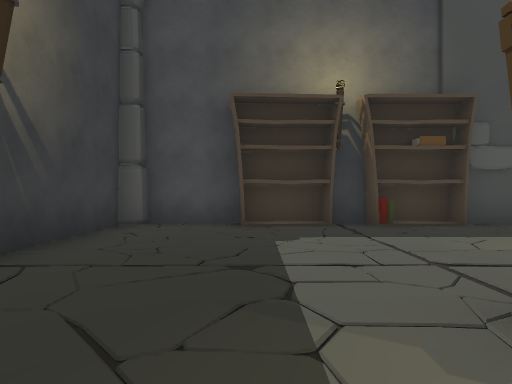
view 1 (above)

18 first-person views from a walk through a Unity game level. The camera is 1.2 m above the floor, looks level and sees 70° across. The floor is counted in squares, 2 m on a side. Each view is taken from the middle of a square. On the plan, view 1 faces up. The plan holds only what a view shows up to about 10 squares ahead; the rest is blank. Door leaves are left out, so doorways stand open.

view 2
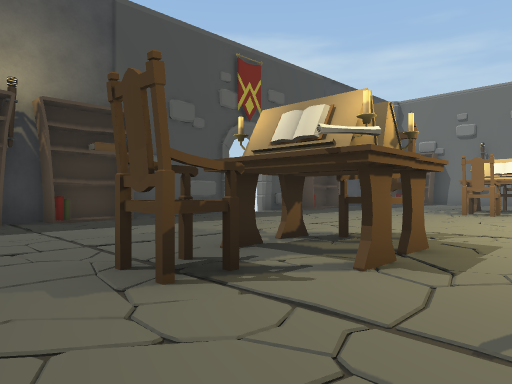

view 3
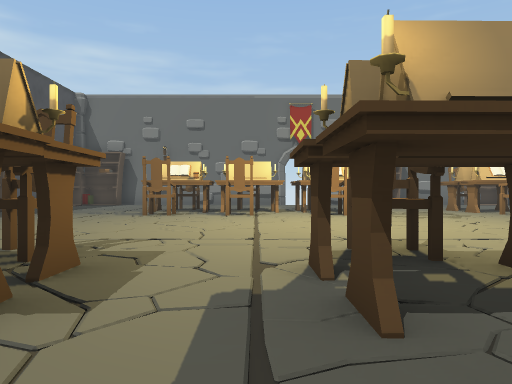

view 4
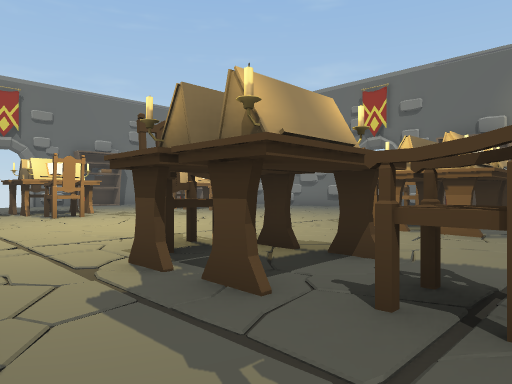

view 5
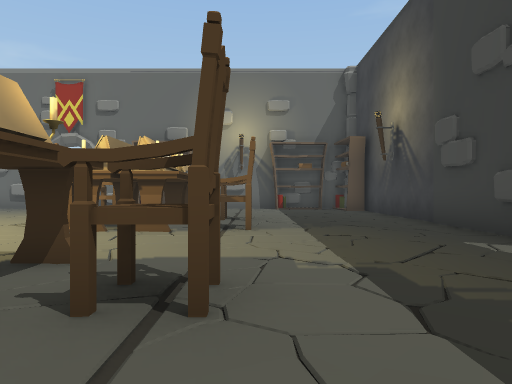

view 6
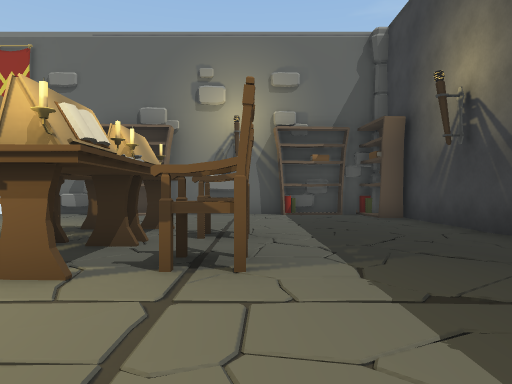

view 7
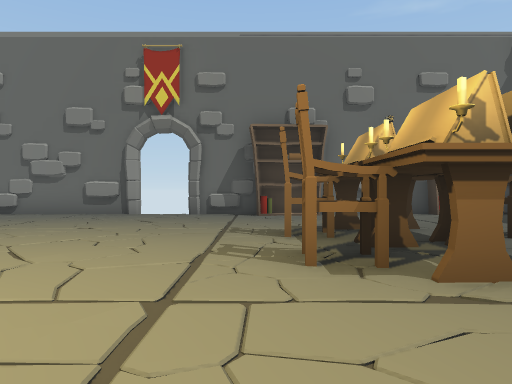

view 8
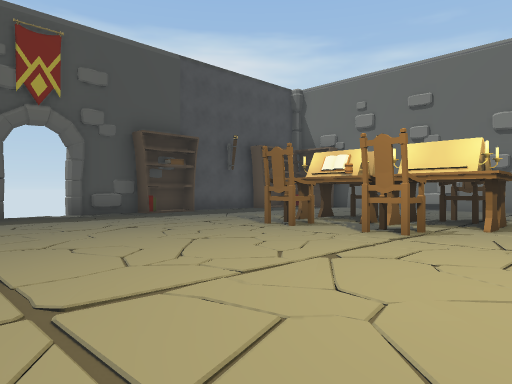

view 9
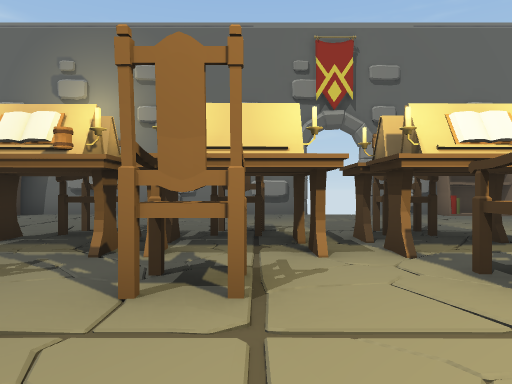

view 10
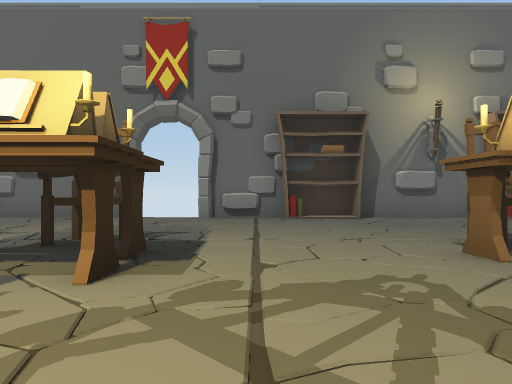

view 11
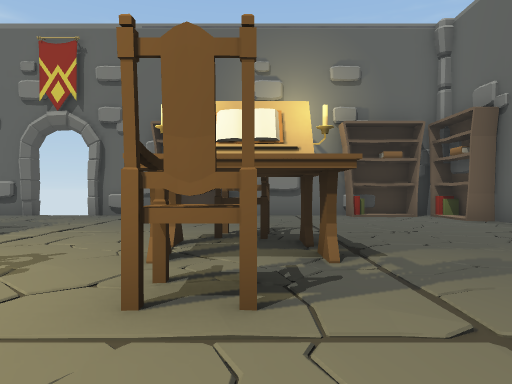

view 12
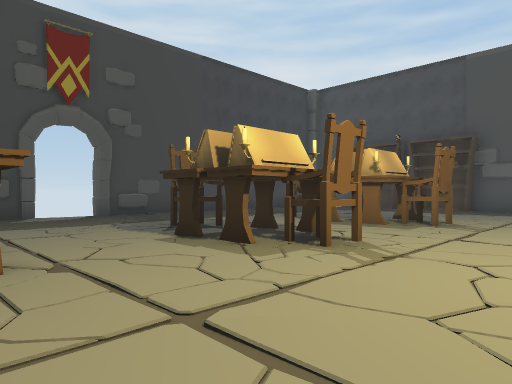

view 13
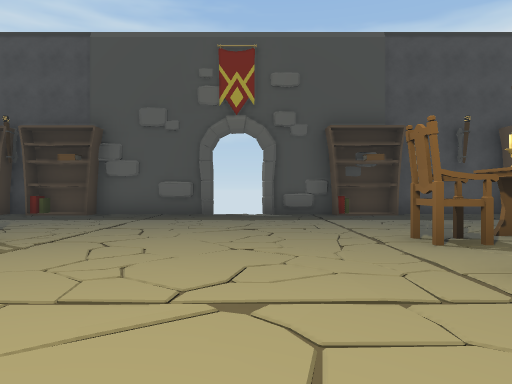

view 14
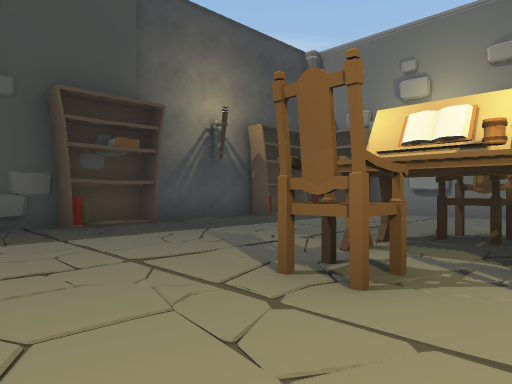

view 15
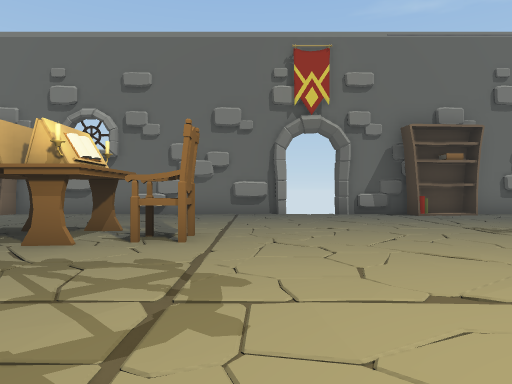

view 16
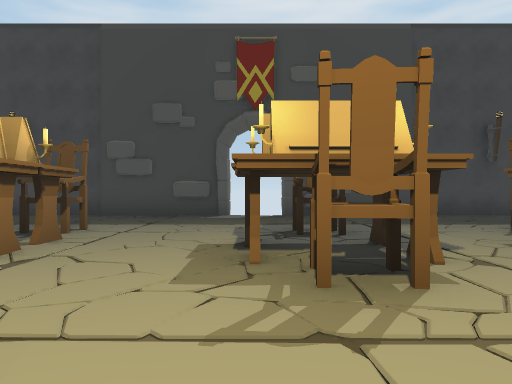

view 17
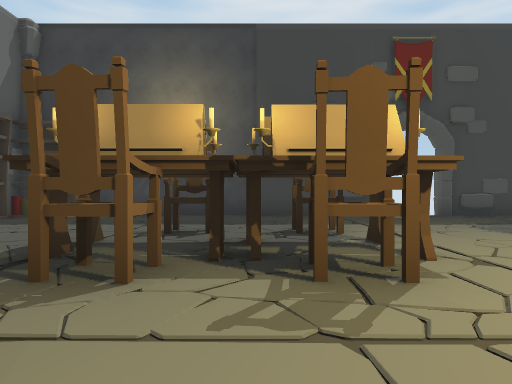

view 18
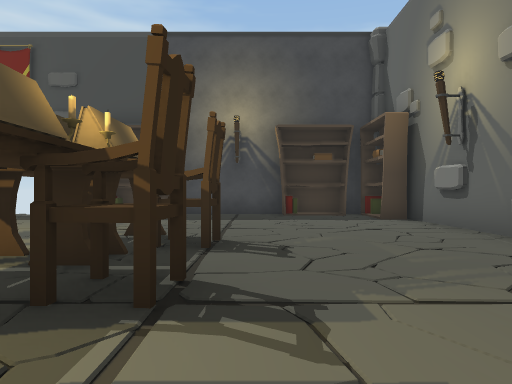

### Floor plan
Points are (right, up) in squares from view 1. A wall is a line through its corners. A room is listed if a view was taken in it or the views show most of it. See-through windows are left out.
Room 1 (views 1, 2, 3, 4, 5, 6, 7, 8, 9, 10, 11, 12, 13, 14, 15, 16, 17, 18)
walls: (-2.3, -4.1) (-2.3, -5.1); (-2.5, -3.9) (-2.5, -11.8); (-2.3, -0.5) (-2.3, -1.8); (-2.5, -1.1) (-2.5, -2); (6.2, 6.8) (5.4, 6.8); (8.4, -12.9) (15.5, -12.9); (6.6, 7) (3.6, 7); (4.9, -12.9) (6.6, -12.9); (5.1, -13) (5.5, -12.7); (17.4, -2) (17.4, 5.1); (10.1, 7) (8.5, 7); (17.4, -5.7) (17.4, -3.9); (2.1, 7) (1.4, 7); (-0.2, 7) (-1.5, 7); (14.5, 7) (11.9, 7); (17.4, -10.4) (17.4, -7.2); (-2.1, -12.9) (3.4, -12.9); (-2.5, 6.6) (-2.5, -1); (16.9, 7) (16.4, 7)
low walls: (9.6, 6.8) (8.8, 6.8)
ways out: open door at (7.5, -13); open door at (7.5, 7); gap at (-2.8, -3); gap at (17.8, -3)
objects: shelf (-2, -12); shelf (0, -13); chair (1, -8) to (2, -8); chair (1, -6) to (2, -6); shelf (1, 7); desk (2, -7) to (3, -6); chair (2, -2); chair (2, 1); desk (3, -9) to (3, -8); desk (3, -3) to (3, -2); desk (3, 1) to (3, 2); shelf (3, 7); shelf (4, -13) to (5, -12); desk (4, -9); chair (4, -8); chair (4, -7) to (4, -6); chair (4, -3) to (4, -2); chair (4, 1) to (4, 2); chair (10, -8); chair (10, -3) to (11, -3); chair (10, -1) to (11, 0); chair (10, 1) to (11, 2); desk (11, -8) to (11, -7); desk (11, -4) to (12, -3); shelf (11, 7); desk (12, -8) to (12, -7); desk (12, -2) to (12, 0); desk (12, 1) to (12, 2); chair (13, -8); desk (13, -4); chair (13, -3); chair (13, -1) to (13, 0); chair (13, 1) to (13, 2); shelf (15, 7) to (16, 7); shelf (16, -13); shelf (17, -12) to (17, -11); shelf (17, -7) to (17, -6); shelf (17, 5) to (17, 6)

Positions as (right, up) in squares from view 1, and headings:
1: (0, 0), facing up
2: (0, -1), facing up-right
3: (1, -1), facing right
4: (1, 0), facing down-right
5: (1, 0), facing down
6: (1, -3), facing down
7: (5, -3), facing down
8: (5, -3), facing up-right
9: (8, -1), facing right
10: (9, -5), facing right
11: (8, -8), facing right
12: (7, -6), facing up-left
13: (8, -3), facing up
14: (8, 0), facing up-right
15: (9, -3), facing down
16: (7, -3), facing left
17: (7, -7), facing left
18: (14, -3), facing up
